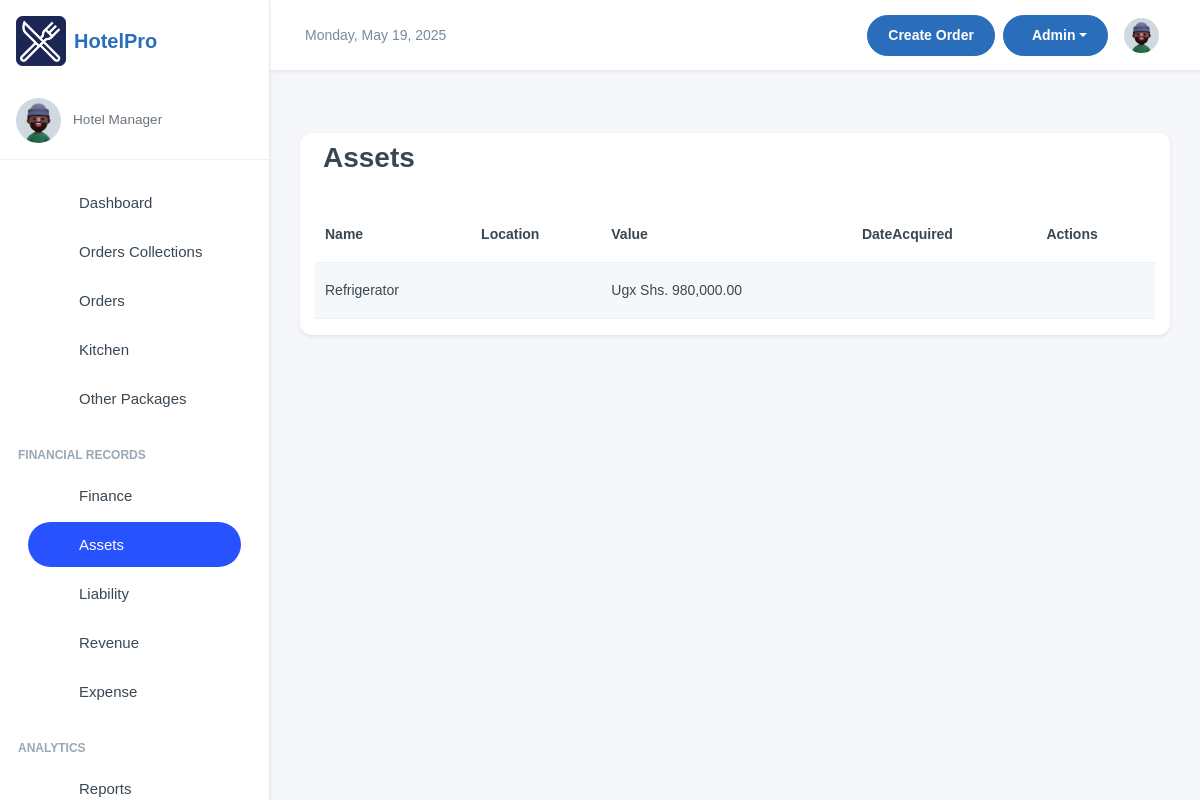
The page /finance/all-assets/ (signed in) on the database as committed earlier.
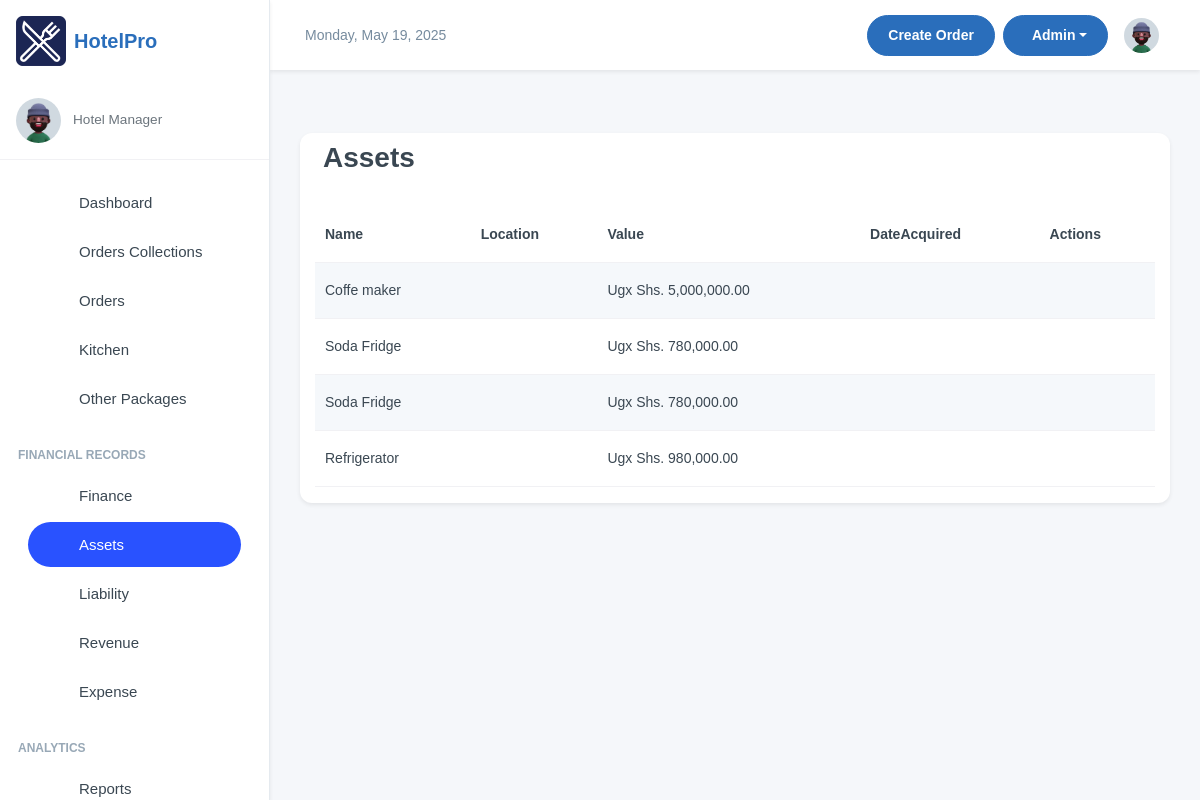
The same page on the database as committed later.
### finance/models.py (models this page shows, shortened)
class Asset(models.Model):
    name = models.CharField(max_length=255)
    value = models.DecimalField(max_digits=12, decimal_places=2)
    purchase_date = models.DateField(null=True, blank=True)
    life_years = models.PositiveIntegerField(null=True, blank=True)  # expected lifespan for depreciation
    category = models.CharField(max_length=100, blank=True, null=True)
    attachment = models.FileField(upload_to='attachments/%Y/%m/%d/', blank=True, null=True)
    is_active = models.BooleanField(default=True)
    created_by = models.ForeignKey(settings.AUTH_USER_MODEL, on_delete=models.SET_NULL,
                                   null=True, blank=True, related_name='+')
    updated_by = models.ForeignKey(settings.AUTH_USER_MODEL, on_delete=models.SET_NULL,
                                   null=True, blank=True, related_name='+')

### finance/views.py (the view)
# urls.py: path('all-assets/', views.all_assets, name='assets'),
@login_required(login_url='/user/login/')
def all_assets(request):
    assets_list = Asset.objects.filter(is_active=True).order_by('-purchase_date')
    paginator = Paginator(assets_list, 10)
    page_number = request.GET.get('page')
    page_obj = paginator.get_page(page_number)
    return render(request, "assets.html", {"assets_list": page_obj})

### finance/templates/assets.html
{% extends 'base.html' %}
{% load humanize %}
{% block content %}
<div class="card container mt-5">
  <h2 class="m-2">Assets</h2>
  <table class="table table-striped mt-4">
    <thead>
      <tr>
        <th> Name</th>
        <th>Location</th>
        <th>Value</th>
        <th>DateAcquired </th>
        <th>Actions</th>
      </tr>
    </thead>
    <tbody>
      {% for asset in assets_list %}
      <tr>
        <td>{{ asset.name }}</td>
        <td>{{ asset.location }}</td>
        <td>Ugx Shs. {{ asset.value|intcomma }}</td>
        <td>{{ asset.date_acquired }}</td>
        <td>
        </td>
      </tr>
      {% endfor %}
    </tbody>
  </table>
</div>
{% endblock %}

Rows that differ between the two databases and show on the page:
added Asset: name "Coffe maker", value "5,000,000.00"
added Asset: name "Soda Fridge", value "780,000.00"
added Asset: name "Soda Fridge", value "780,000.00"
